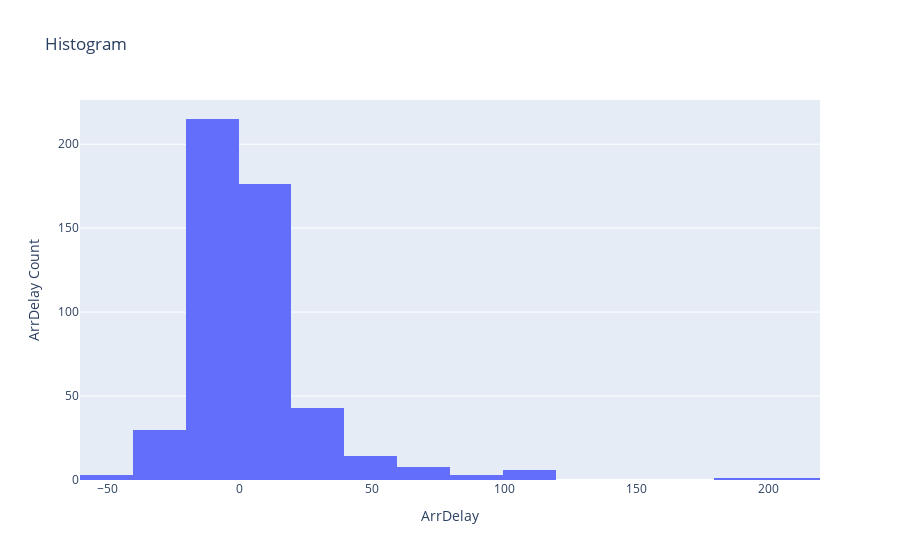

The cell this chart's notebook holds for it:
### Markdown cell above
**To do**

*   Use px.histogram and pass the dataset.
*   Pass `ArrDelay` to x parameter.

### Code cell
# Create histogram here
fig = px.histogram(data, x='ArrDelay', nbins=15, title='Histogram')
fig.update_layout(yaxis_title='ArrDelay Count')
fig.show()

### Figure 1 — Plotly figure (JSON) as saved in the notebook; plotly's stock layout.template omitted (floating-point values rounded to 4 significant figures; data arrays with more than 128 entries replaced by an {"elided": "..."} marker saying what was removed)
{"data": [{"alignmentgroup": "True", "bingroup": "x", "hovertemplate": "ArrDelay=%{x}<br>count=%{y}<extra></extra>", "legendgroup": "", "marker": {"color": "#636efa", "pattern": {"shape": ""}}, "name": "", "nbinsx": 15, "offsetgroup": "", "orientation": "v", "showlegend": false, "x": {"elided": "500 int values"}, "xaxis": "x", "yaxis": "y", "type": "histogram"}], "layout": {"xaxis": {"anchor": "y", "domain": [0, 1], "title": {"text": "ArrDelay"}, "type": "linear", "range": [-60.5, 219.5], "autorange": true}, "yaxis": {"anchor": "x", "domain": [0, 1], "title": {"text": "ArrDelay Count"}, "range": [0, 226.3], "autorange": true}, "legend": {"tracegroupgap": 0}, "title": {"text": "Histogram"}, "barmode": "relative", "autosize": true}}
